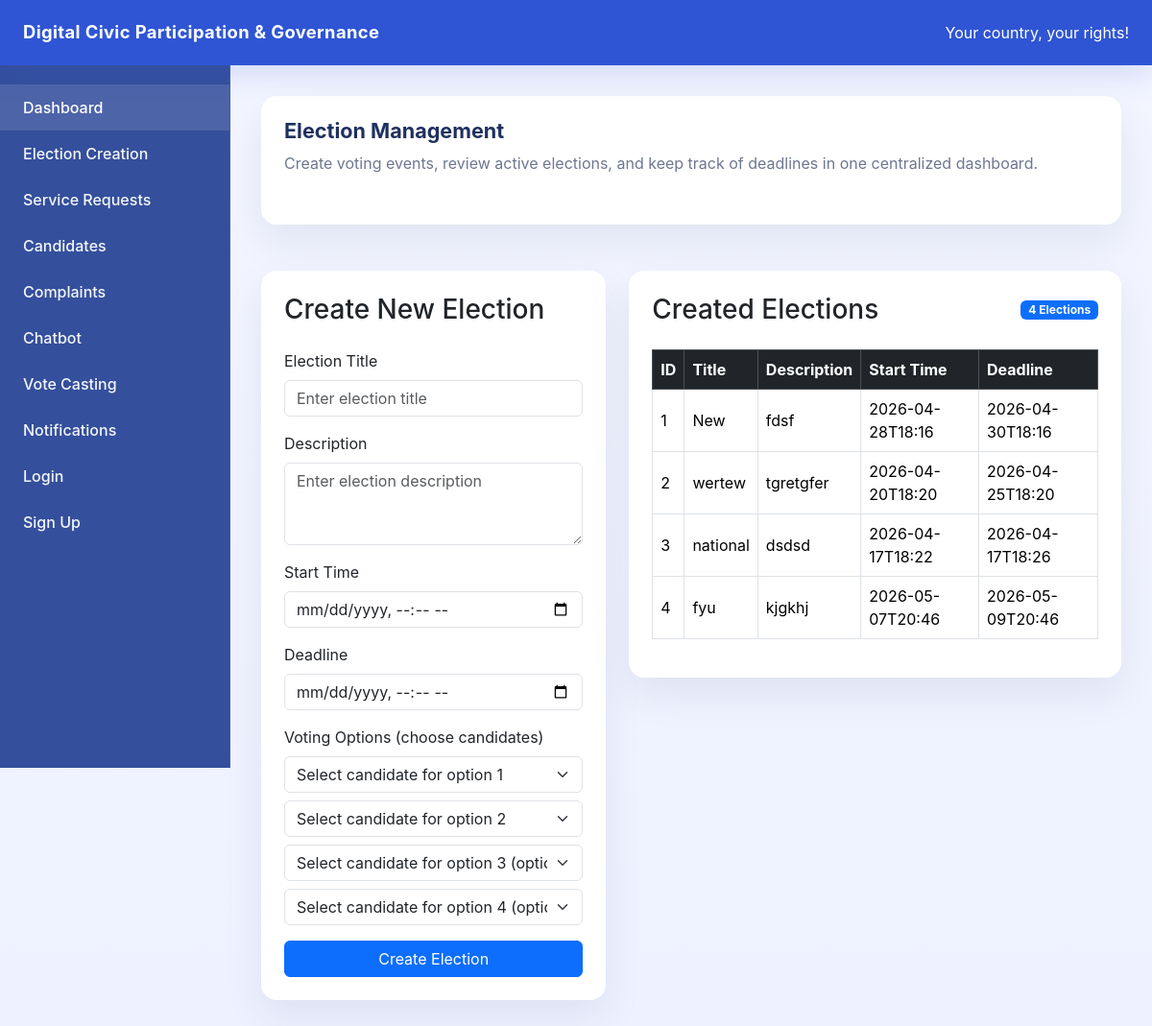
The page /election_creation/ on the database its author committed.
### models/election_creation.py (models this page shows)
class ElectionCreation(db.Model):
    __tablename__ = "election_creation"
    id = db.Column(db.Integer, primary_key=True)
    title = db.Column(db.String(200), nullable=False)
    description = db.Column(db.String(500), nullable=False)
    start_time = db.Column(db.String(50), nullable=False)  # added for election start reminder
    deadline = db.Column(db.String(50), nullable=False)
    result_published = db.Column(db.Boolean, default=False, nullable=False)  # added for result published notification
    start_notified = db.Column(db.Boolean, default=False, nullable=False)  # added to avoid duplicate start notifications
    end_notified = db.Column(db.Boolean, default=False, nullable=False)  # added to avoid duplicate end notifications
    result_notified = db.Column(db.Boolean, default=False, nullable=False)  # added to avoid duplicate result notifications
    options = db.relationship(
        "VotingOption",
        backref="election",
        cascade="all, delete-orphan",
        lazy=True
    )

### routes/election_creation_routes.py (the view)
@e_bp.route("/")
def election_creation_page():
    elections = ElectionCreation.query.all()
    candidates = Candidate.query.all()
    return render_template("election_creation.html", elections=elections, candidates=candidates)

### app.py (called while the page is built)
@app.context_processor
def inject_notification_count():
    unread_notification_count = 0
    voter_id = session.get("user_id")
    if voter_id:  # added
        from models.notification import Notification
        unread_notification_count = Notification.query.filter_by(
            voter_id=voter_id,
            is_read=False
        ).count()
    return dict(unread_notification_count=unread_notification_count)

### templates/election_creation.html (shortened to what this page needs)
{% extends "base.html" %}
{% block content %}
<div class="row g-4">
    <div class="col-12">
        <div class="card card-smooth p-4 mb-4">
            <div class="d-flex flex-column flex-md-row justify-content-between align-items-start gap-3">
                <div>
                    <h1 class="section-title mb-2">Election Management</h1>
                    <p class="page-intro">Create voting events, review active elections, and keep track of deadlines in one centralized dashboard.</p>
                </div>
            </div>
        </div>
    </div>
    <div class="col-lg-5">
        <div class="card card-smooth">
            <div class="card-body p-4">
                <h3 class="mb-4">Create New Election</h3>
                <form action="{{ url_for('e_bp.add_election') }}" method="POST">
                    <div class="mb-3">
                        <label class="form-label">Election Title</label>
                        <input type="text" class="form-control" name="title" placeholder="Enter election title" required>
                    </div>
                    <div class="mb-3">
                        <label class="form-label">Description</label>
                        <textarea class="form-control" name="description" rows="3" placeholder="Enter election description" required></textarea>
                    </div>
                    <div class="mb-3">
                        <label class="form-label">Start Time</label>
                        <input type="datetime-local" class="form-control" name="start_time" required>
                    </div>
                    <div class="mb-3">
                        <label class="form-label">Deadline</label>
                        <input type="datetime-local" class="form-control" name="deadline" required>
                    </div>
                    <div class="mb-3">
                        <label class="form-label">Voting Options (choose candidates)</label>
                        {% if candidates %}
                            <select class="form-select mb-2" name="option1" required>
                                <option value="">Select candidate for option 1</option>
                            </select>
                            <select class="form-select mb-2" name="option2" required>
                                <option value="">Select candidate for option 2</option>
                            </select>
                            <select class="form-select mb-2" name="option3">
                                <option value="">Select candidate for option 3 (optional)</option>
                            </select>
                            <select class="form-select mb-2" name="option4">
                                <option value="">Select candidate for option 4 (optional)</option>
                            </select>
                        {% else %}
                            <div class="alert alert-warning">
                                No candidates available yet. Add candidates first before creating an election.
                            </div>
                        {% endif %}
                    </div>
                    <button type="submit" class="btn btn-primary w-100">Create Election</button>
                </form>
            </div>
        </div>
    </div>
    <div class="col-lg-7">
        <div class="card card-smooth">
            <div class="card-body p-4">
                <div class="d-flex justify-content-between align-items-center mb-4">
                    <h3 class="mb-0">Created Elections</h3>
                    <span class="badge bg-primary">{{ elections|length }} Elections</span>
                </div>
                {% if elections %}
                    <div class="table-responsive">
                        <table class="table table-bordered table-hover align-middle">
                            <thead class="table-dark">
                                <tr>
                                    <th>ID</th>
                                    <th>Title</th>
                                    <th>Description</th>
                                    <th>Start Time</th>
                                    <th>Deadline</th>
                                </tr>
                            </thead>
                            <tbody>
                                {% for election in elections %}
                                    <tr>
                                        <td>{{ election.id }}</td>
                                        <td>{{ election.title }}</td>
                                        <td>{{ election.description }}</td>
                                        <td>{{ election.start_time }}</td>
                                        <td>{{ election.deadline }}</td>
                                    </tr>
                                {% endfor %}
                            </tbody>
                        </table>
                    </div>
                {% else %}
                    <div class="alert alert-light border mb-0">
                        No elections created yet.
                    </div>
                {% endif %}
            </div>
        </div>
    </div>
</div>
{% endblock %}

### templates/base.html (style rules this page uses)
:root { --brand: #2f55d4; --brand-soft: #edf0ff; --surface: #ffffff; --surface-soft: #f4f6ff; --text: #1f305f; --muted: #6d7790; }
body { margin: 0; min-height: 100vh; background: linear-gradient(180deg, #f3f5ff 0%, #eef1ff 100%); font-family: Inter, system-ui, -apple-system, BlinkMacSystemFont, "Segoe UI", sans-serif; color: var(--text); }
.card-smooth { border: 0; border-radius: 1rem; background: var(--surface); box-shadow: 0 18px 40px rgba(23, 45, 92, 0.08); }
.section-title { font-size: 1.35rem; font-weight: 700; margin-bottom: 1.25rem; color: var(--text); }
.page-intro { color: var(--muted); margin-bottom: 1.75rem; }

### rows shown on the page
ElectionCreation: id "1", title "New", description "fdsf", start_time "2026-04-28T18:16", deadline "2026-04-30T18:16"
ElectionCreation: id "2", title "wertew", description "tgretgfer", start_time "2026-04-20T18:20", deadline "2026-04-25T18:20"
ElectionCreation: id "3", title "national", description "dsdsd", start_time "2026-04-17T18:22", deadline "2026-04-17T18:26"
ElectionCreation: id "4", title "fyu", description "kjgkhj", start_time "2026-05-07T20:46", deadline "2026-05-09T20:46"

### other values the page prints
{{ elections|length }} "4"
